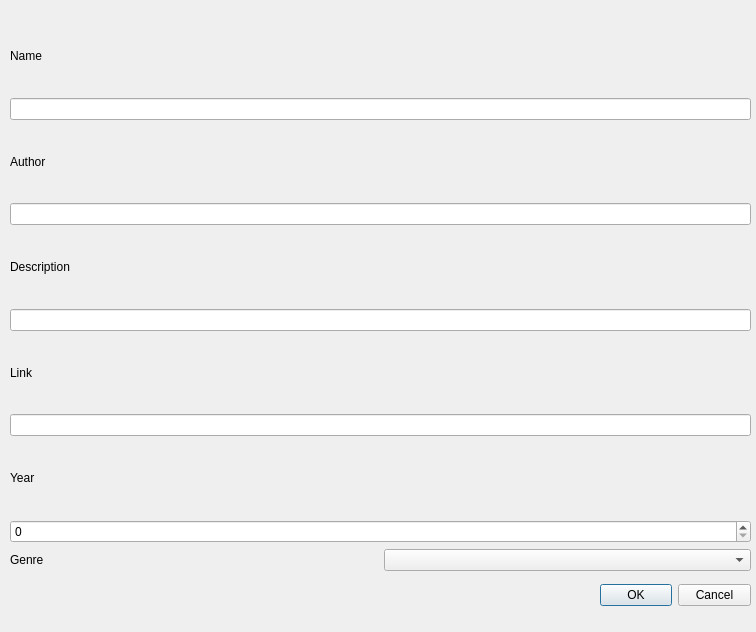
<?xml version="1.0" encoding="UTF-8"?>
<ui version="4.0">
 <class>AddBook</class>
 <widget class="QDialog" name="AddBook">
  <property name="geometry">
   <rect>
    <x>0</x>
    <y>0</y>
    <width>756</width>
    <height>632</height>
   </rect>
  </property>
  <property name="windowTitle">
   <string>Dialog</string>
  </property>
  <widget class="QDialogButtonBox" name="buttonBox">
   <property name="geometry">
    <rect>
     <x>600</x>
     <y>560</y>
     <width>151</width>
     <height>71</height>
    </rect>
   </property>
   <property name="orientation">
    <enum>Qt::Horizontal</enum>
   </property>
   <property name="standardButtons">
    <set>QDialogButtonBox::Cancel|QDialogButtonBox::Ok</set>
   </property>
  </widget>
  <widget class="QWidget" name="layoutWidget">
   <property name="geometry">
    <rect>
     <x>10</x>
     <y>20</y>
     <width>741</width>
     <height>551</height>
    </rect>
   </property>
   <layout class="QHBoxLayout" name="horizontalLayout">
    <item>
     <layout class="QVBoxLayout" name="verticalLayout_2">
      <item>
       <widget class="QLabel" name="label">
        <property name="text">
         <string>Name</string>
        </property>
       </widget>
      </item>
      <item>
       <widget class="QLineEdit" name="nameLineEdit"/>
      </item>
      <item>
       <widget class="QLabel" name="label_2">
        <property name="text">
         <string>Author</string>
        </property>
       </widget>
      </item>
      <item>
       <widget class="QLineEdit" name="authorLineEdit"/>
      </item>
      <item>
       <widget class="QLabel" name="label_3">
        <property name="text">
         <string>Description</string>
        </property>
       </widget>
      </item>
      <item>
       <widget class="QLineEdit" name="descLineEdit"/>
      </item>
      <item>
       <widget class="QLabel" name="label_4">
        <property name="text">
         <string>Link</string>
        </property>
       </widget>
      </item>
      <item>
       <widget class="QLineEdit" name="linkLineEdit"/>
      </item>
      <item>
       <widget class="QLabel" name="label_5">
        <property name="text">
         <string>Year</string>
        </property>
       </widget>
      </item>
      <item>
       <widget class="QSpinBox" name="yearSpinBox">
        <property name="maximum">
         <number>9999</number>
        </property>
       </widget>
      </item>
      <item>
       <layout class="QHBoxLayout" name="horizontalLayout_2">
        <item>
         <widget class="QLabel" name="label_6">
          <property name="text">
           <string>Genre</string>
          </property>
         </widget>
        </item>
        <item>
         <widget class="QComboBox" name="genreComboBox"/>
        </item>
       </layout>
      </item>
     </layout>
    </item>
   </layout>
  </widget>
  <widget class="QPushButton" name="pushButton">
   <property name="geometry">
    <rect>
     <x>209</x>
     <y>714</y>
     <width>782</width>
     <height>24</height>
    </rect>
   </property>
   <property name="text">
    <string>Add</string>
   </property>
  </widget>
 </widget>
 <resources/>
 <connections>
  <connection>
   <sender>buttonBox</sender>
   <signal>accepted()</signal>
   <receiver>AddBook</receiver>
   <slot>accept()</slot>
   <hints>
    <hint type="sourcelabel">
     <x>248</x>
     <y>254</y>
    </hint>
    <hint type="destinationlabel">
     <x>157</x>
     <y>274</y>
    </hint>
   </hints>
  </connection>
  <connection>
   <sender>buttonBox</sender>
   <signal>rejected()</signal>
   <receiver>AddBook</receiver>
   <slot>reject()</slot>
   <hints>
    <hint type="sourcelabel">
     <x>316</x>
     <y>260</y>
    </hint>
    <hint type="destinationlabel">
     <x>286</x>
     <y>274</y>
    </hint>
   </hints>
  </connection>
 </connections>
</ui>
